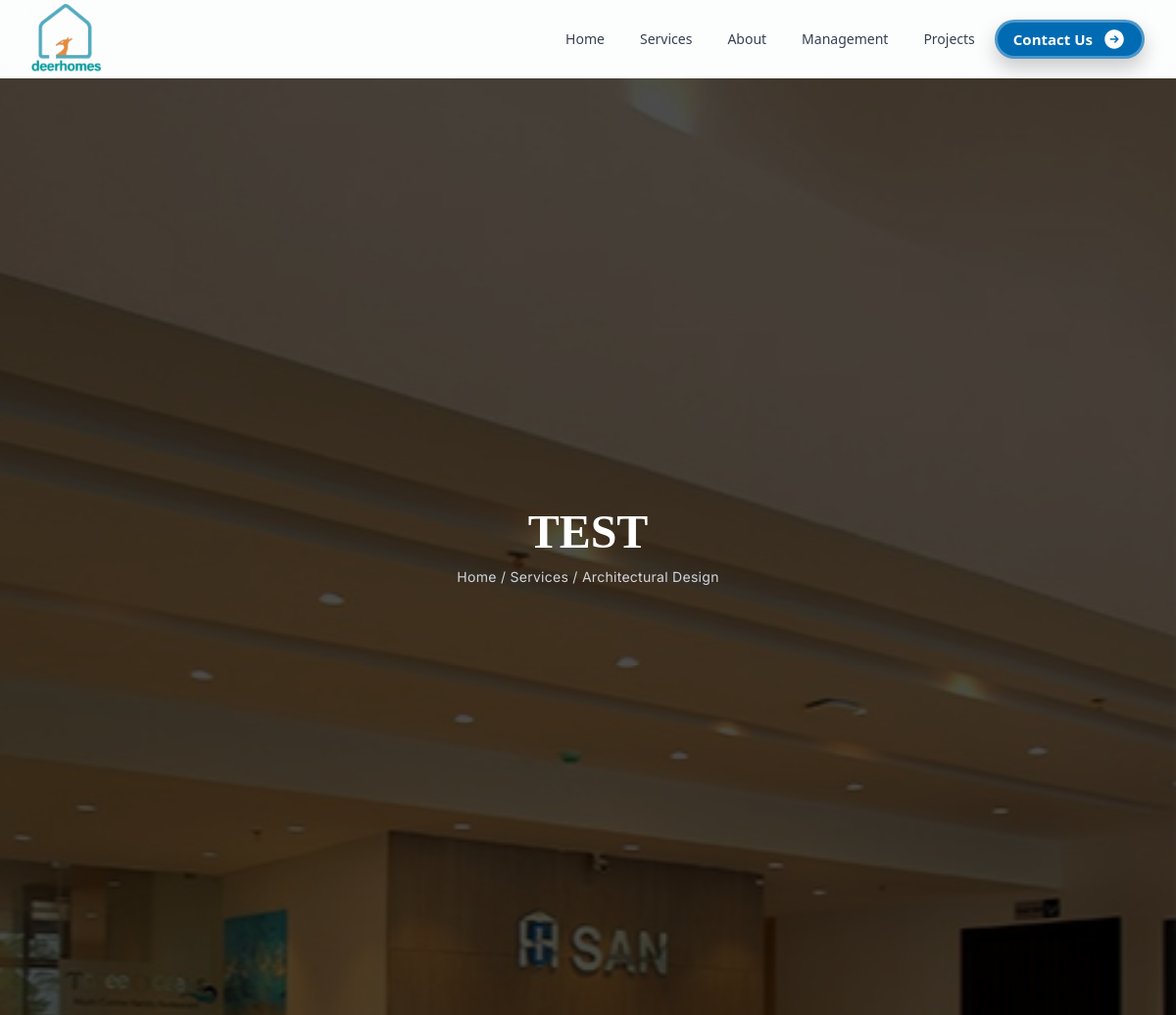
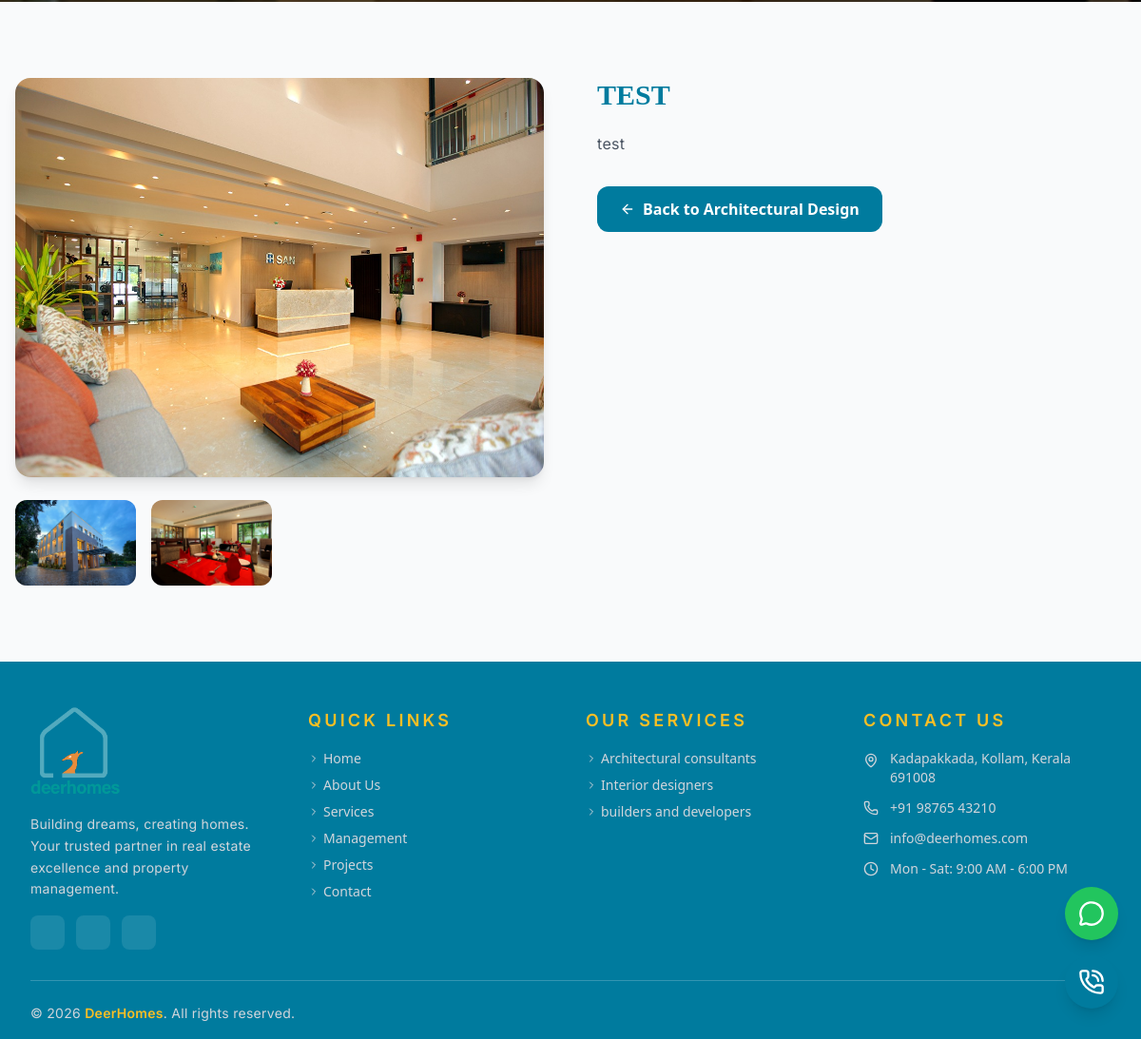
The app's page /service/2/, older data (2 pictures, top to bottom).
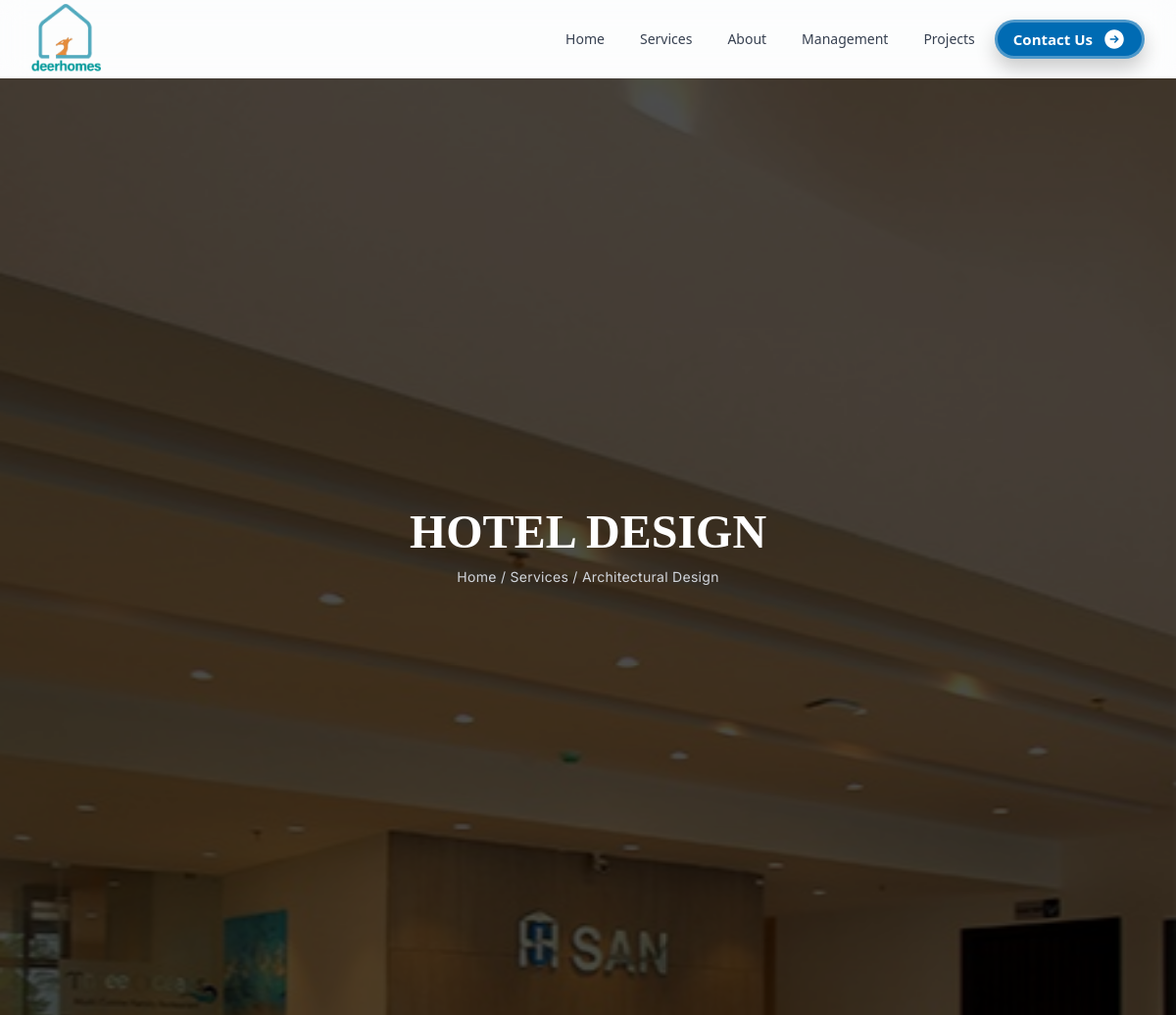
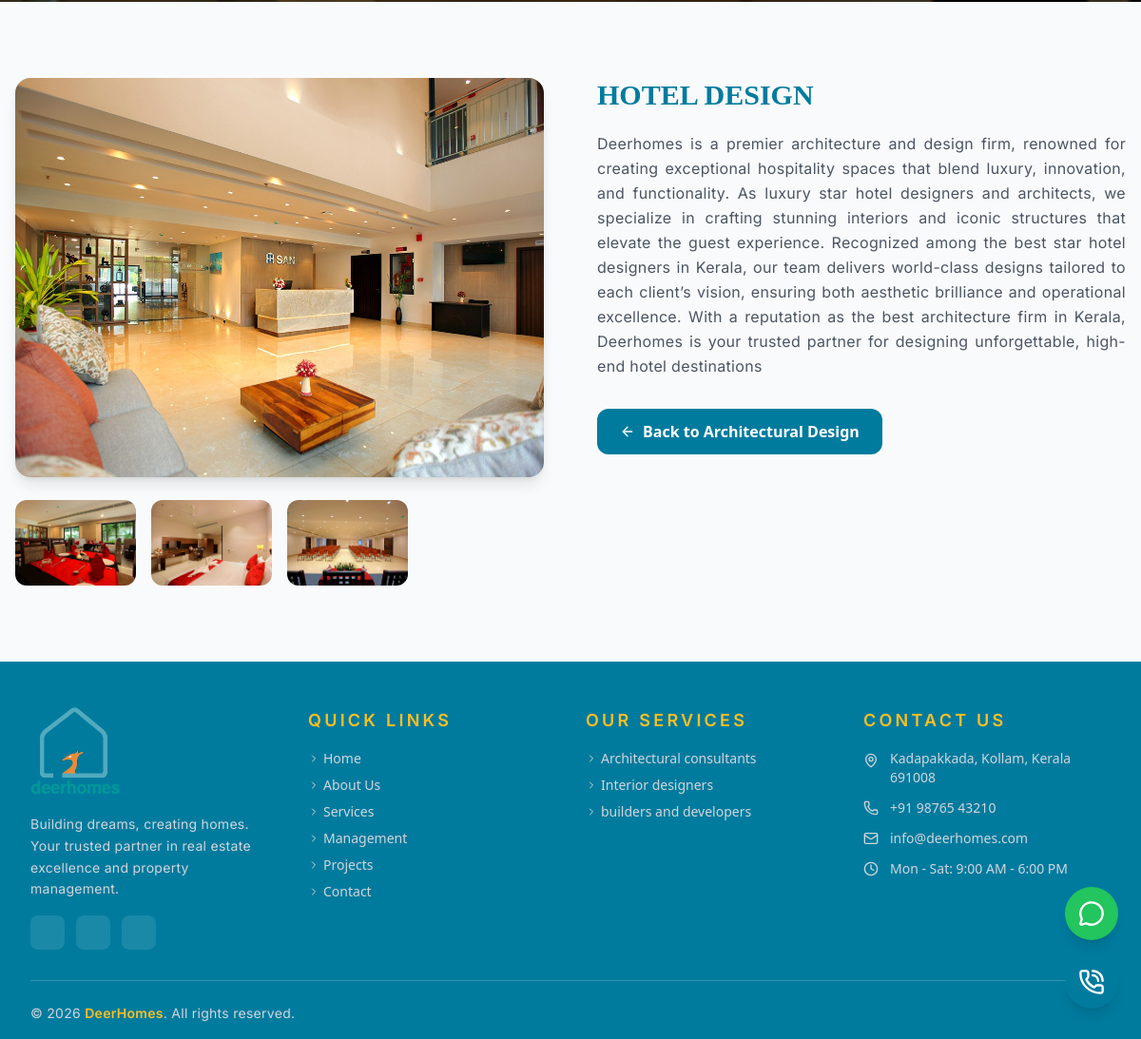
The same page, newer data (2 pictures, top to bottom).
### app/models.py (models this page shows, shortened)
class Service(models.Model):
    category = models.ForeignKey( ServiceCategory, on_delete=models.CASCADE, related_name='services')
    image1 = models.ImageField(upload_to='service_images/')
    image2 = models.ImageField(upload_to='service_images/', blank=True, null=True)
    image3 = models.ImageField(upload_to='service_images/', blank=True, null=True)
    image4 = models.ImageField(upload_to='service_images/', blank=True, null=True)
    image5 = models.ImageField(upload_to='service_images/', blank=True, null=True)
    title = models.CharField(max_length=255, blank=True, null=True)
    description = models.TextField(blank=True, null=True)

class ServiceCategory(models.Model):
    image = models.ImageField(upload_to='service_categories/')
    name = models.CharField(max_length=255)

### app/views.py (the view)
# urls.py: path('service/<int:id>/', views.service_detail, name='service_detail'),
def service_detail(request, id):
    service = get_object_or_404(Service, id=id)
    context = {
        'service': service
    }
    return render(request, 'service_detail.html', context)

### app/templates/service_detail.html (shortened to what this page needs)
{% extends 'base.html' %}
{% load static %}
{% block content %}
<section class="relative h-[30vh] md:h-[45vh] bg-fixed bg-cover bg-center"
    style="background-image:url('{{ service.image1.url }}')">
    <div class="absolute inset-0 bg-black/70"></div>
    <div class="relative z-10 flex items-center justify-center h-full text-center text-white px-4">
        <div>
            <h1 class="text-4xl md:text-5xl font-bold mb-3">{{ service.title }}</h1>
            <p class="text-gray-300 text-sm">
                <a href="/" class="hover:underline">Home</a> /
                <a href="{% url 'services' %}" class="hover:underline">Services</a> /
                <a href="{% url 'service_category_detail' service.category.id %}" class="hover:underline">
                    {{ service.category.name }}
                </a>
            </p>
        </div>
    </div>
</section>
<section class="py-20 px-4 bg-gray-50">
    <div class="max-w-7xl mx-auto grid lg:grid-cols-2 gap-14">
        <div>
            <div onclick="openGallery(0)"
                class="cursor-pointer overflow-hidden rounded-2xl shadow-lg mb-6">
                <img src="{{ service.image1.url }}"
                    class="w-full h-[420px] object-cover hover:scale-105 transition duration-500">
            </div>
            <div class="grid grid-cols-4 gap-4">
                {% if service.image2 %}
                <img onclick="openGallery(1)" src="{{ service.image2.url }}" class="thumb">
                {% endif %}
                {% if service.image3 %}
                <img onclick="openGallery(2)" src="{{ service.image3.url }}" class="thumb">
                {% endif %}
                {% if service.image4 %}
                <img onclick="openGallery(3)" src="{{ service.image4.url }}" class="thumb">
                {% endif %}
            </div>
        </div>
        <div>
            <h2 class="text-3xl font-bold text-blue mb-5">{{ service.title }}</h2>
            {% if service.description %}
            <p class="text-gray-600 leading-relaxed mb-8 text-justify">
                {{ service.description }}
            </p>
            {% endif %}
            <a href="{% url 'service_category_detail' service.category.id %}"
                class="inline-flex items-center gap-2 bg-blue text-white px-6 py-3 rounded-xl font-semibold hover:bg-blue-700 transition">
                <i data-lucide="arrow-left" class="w-4 h-4"></i>
                Back to {{ service.category.name }}
            </a>
        </div>
    </div>
</section>
{% endblock %}

### app/templates/base.html (shortened to what this page needs)
{% load static %}
<!DOCTYPE html>
<html lang="en">
<head>
  <script src="https://cdn.tailwindcss.com"></script>
  <link href="https://unpkg.com/aos@2.3.1/dist/aos.css" rel="stylesheet">
</head>
<div class="fixed bottom-8 right-6 flex flex-col items-end gap-4 z-50">
  <a href="https://wa.me/YOUR_NUMBER" target="_blank"
    class="flex items-center justify-center w-14 h-14 rounded-full bg-green-500 shadow-lg hover:bg-green-600 transition"
    title="Chat on WhatsApp">
    <i data-lucide="message-circle" class="w-7 h-7 text-white"></i>
  </a>
  <a href="tel:+911234567890"
    class="flex items-center justify-center w-14 h-14 rounded-full bg-blue shadow-lg hover:bg-blue transition"
    title="Call Us">
    <i data-lucide="phone-call" class="w-7 h-7 text-white"></i>
  </a>
</div>
<body class="flex flex-col min-h-screen bg-gray-50">
  <nav id="navbar" class="fixed top-0 left-0 w-full z-50 transition-all duration-300">
    <div class="backdrop-blur-md bg-white/50 ">
      <div class="max-w-7xl mx-auto px-4 sm:px-6 lg:px-8">
        <div class="flex items-center justify-between h-20">
          <a href="{% url 'home' %}" class="flex items-center space-x-3 group">
            <img src="{% static 'image/logo.png' %}" alt="DeerHomes Logo"
              class="h-20 py-1 w-auto transition-transform duration-300 group-hover:scale-105">
          </a>
          <div class="hidden lg:flex items-center space-x-1">
            <a href="{% url 'home' %}"
              class="px-4 py-2 text-sm font-medium text-gray-700 hover:text-blue hover:bg-blue/5 rounded-lg transition-all duration-200">Home</a>
            <a href="{% url 'services' %}"
              class="px-4 py-2 text-sm font-medium text-gray-700 hover:text-blue hover:bg-blue/5 rounded-lg transition-all duration-200">Services</a>
            <a href="{% url 'about' %}"
              class="px-4 py-2 text-sm font-medium text-gray-700 hover:text-blue hover:bg-blue/5 rounded-lg transition-all duration-200">About</a>
            <a href="{% url 'management' %}"
              class="px-4 py-2 text-sm font-medium text-gray-700 hover:text-blue hover:bg-blue/5 rounded-lg transition-all duration-200">Management</a>
            <a href="{% url 'projects' %}"
              class="px-4 py-2 text-sm font-medium text-gray-700 hover:text-blue hover:bg-blue/5 rounded-lg transition-all duration-200">Projects</a>
            <button class="button" onclick="window.location.href='/contact'">
              Contact Us
            </button>
          </div>
        </div>
      </div>
    </div>
  </nav>
  <div class="h-20"></div>
  <main class="flex-grow">
    {% block content %}{% endblock %}
  </main>
  <footer class="bg-blue text-white py-12 ">
    <div class="max-w-7xl mx-auto px-4 sm:px-6 lg:px-8">
      <div class="grid grid-cols-1 md:grid-cols-2 lg:grid-cols-4 gap-8 mb-8">
        <div class="space-y-4">
          <img src="{% static 'image/logo.png' %}" alt="DeerHomes Logo" class="h-24 w-auto">
          <p class="text-sm text-gray-300 leading-relaxed">Building dreams, creating homes. Your trusted partner in real
            estate excellence and property management.</p>
          <div class="flex items-center space-x-3">
            <a href="#"
              class="w-9 h-9 flex items-center justify-center bg-white/10 hover:bg-yellow hover:text-blue rounded-lg transition-all duration-200">
              <i data-lucide="facebook" class="w-4 h-4"></i>
            </a>
            <a href="#"
              class="w-9 h-9 flex items-center justify-center bg-white/10 hover:bg-yellow hover:text-blue rounded-lg transition-all duration-200">
              <i data-lucide="instagram" class="w-4 h-4"></i>
            </a>
            <a href="#"
              class="w-9 h-9 flex items-center justify-center bg-white/10 hover:bg-yellow hover:text-blue rounded-lg transition-all duration-200">
              <i data-lucide="youtube" class="w-4 h-4"></i>
            </a>
          </div>
        </div>
        <div class="space-y-4">
          <h5 class="text-lg font-semibold text-yellow">Quick Links</h5>
          <ul class="space-y-2">
            <li><a href="{% url 'home' %}"
                class="text-sm text-gray-300 hover:text-yellow transition-colors duration-200 flex items-center"><i
                  data-lucide="chevron-right" class="w-3 h-3 mr-1"></i> Home</a></li>
            <li><a href="{% url 'about' %}"
                class="text-sm text-gray-300 hover:text-yellow transition-colors duration-200 flex items-center"><i
                  data-lucide="chevron-right" class="w-3 h-3 mr-1"></i> About Us</a></li>
            <li><a href="{% url 'services' %}"
                class="text-sm text-gray-300 hover:text-yellow transition-colors duration-200 flex items-center"><i
                  data-lucide="chevron-right" class="w-3 h-3 mr-1"></i> Services</a></li>
            <li><a href="{% url 'management' %}"
                class="text-sm text-gray-300 hover:text-yellow transition-colors duration-200 flex items-center"><i
                  data-lucide="chevron-right" class="w-3 h-3 mr-1"></i> Management</a></li>
            <li><a href="{% url 'projects' %}"
                class="text-sm text-gray-300 hover:text-yellow transition-colors duration-200 flex items-center"><i
                  data-lucide="chevron-right" class="w-3 h-3 mr-1"></i> Projects</a></li>
            <li><a href="{% url 'contact' %}"
                class="text-sm text-gray-300 hover:text-yellow transition-colors duration-200 flex items-center"><i
                  data-lucide="chevron-right" class="w-3 h-3 mr-1"></i> Contact</a></li>
          </ul>
        </div>
        <div class="space-y-4">
          <h5 class="text-lg font-semibold text-yellow">Our Services</h5>
          <ul class="space-y-2">
            <li><a href="services/"
                class="text-sm text-gray-300 hover:text-yellow transition-colors duration-200 flex items-center"><i
                  data-lucide="chevron-right" class="w-3 h-3 mr-1"></i> Architectural consultants</a></li>
            <li><a href="services/"
                class="text-sm text-gray-300 hover:text-yellow transition-colors duration-200 flex items-center"><i
                  data-lucide="chevron-right" class="w-3 h-3 mr-1"></i> Interior designers</a></li>
            <li><a href="services/"
                class="text-sm text-gray-300 hover:text-yellow transition-colors duration-200 flex items-center"><i
                  data-lucide="chevron-right" class="w-3 h-3 mr-1"></i> builders and developers</a></li>
          </ul>
        </div>
        <div class="space-y-4">
          <h5 class="text-lg font-semibold text-yellow">Contact Us</h5>
          <ul class="space-y-3">
            <li class="flex items-start space-x-3 text-sm text-gray-300">
              <i data-lucide="map-pin" class="w-4 h-4 mt-1 flex-shrink-0"></i>
              <span>Kadapakkada, Kollam, Kerala 691008</span>
            </li>
            <li class="flex items-center space-x-3 text-sm text-gray-300">
              <i data-lucide="phone" class="w-4 h-4 flex-shrink-0"></i>
              <a href="tel:+919876543210" class="hover:text-yellow transition-colors duration-200">+91 98765 43210</a>
            </li>
            <li class="flex items-center space-x-3 text-sm text-gray-300">
              <i data-lucide="mail" class="w-4 h-4 flex-shrink-0"></i>
              <a href="mailto:info@deerhomes.com"
                class="hover:text-yellow transition-colors duration-200">info@deerhomes.com</a>
            </li>
            <li class="flex items-center space-x-3 text-sm text-gray-300">
              <i data-lucide="clock" class="w-4 h-4 flex-shrink-0"></i>
              <span>Mon - Sat: 9:00 AM - 6:00 PM</span>
            </li>
          </ul>
        </div>
      </div>
      <div class="border-t border-white/20 pt-6">
        <div class="flex flex-col md:flex-row justify-between items-center space-y-3 md:space-y-0">
          <p class="text-sm text-gray-300">&copy; {% now "Y" %} <span class="text-yellow font-semibold">DeerHomes</span>. All
            rights reserved.</p>
        </div>
      </div>
    </div>
  </footer>
</body>
</html>

### app/templates/base.html (style rules this page uses)
html ,body { margin: 0; padding: 0; overflow-x: hidden; }
h1, h2, h3, h4 { font-family: 'Playfair Display', serif; font-weight: 500; text-transform: uppercase; }
h5, h6 { font-family: 'Inter', sans-serif; font-weight: 400; letter-spacing: 0.18em; text-transform: uppercase; color: #6b6b6b; margin-bottom: 1.2em; }
p { font-family: 'Inter', sans-serif; font-size: 16px; font-weight: 400; line-height: 1.8; color: #4a4a4a; letter-spacing: 0.02em; margin-bottom: 1.4em; }
.button { position: relative; transition: all 0.3s ease-in-out; box-shadow: 0px 10px 20px rgba(0, 0, 0, 0.2); padding-block: 0.3rem; padding-inline: 1rem; background-color: rgb(0 107 179); border-radius: 9999px; display: flex; align-items: center; justify-content: center; color: #ffff; gap: 10px; font-weight: bold; border: 3px solid #ffffff4d; outline: none; overflow: hidden; font-size: 15px; cursor: pointer; }
.icon { width: 24px; height: 24px; transition: all 0.3s ease-in-out; }
.button::before { content: ""; position: absolute; width: 100px; height: 100%; background-image: linear-gradient(120deg, rgba(255, 255, 255, 0) 30%, rgba(255, 255, 255, 0.8), rgba(255, 255, 255, 0) 70%); top: 0; left: -100px; opacity: 0.6; }

### app/templates/service_detail.html (style rules this page uses)
.thumb { cursor: pointer; border-radius: 12px; height: 90px; width: 100%; object-fit: cover; transition: transform .3s; }

Row changes from the older to the newer data that the page shows:
changed Service "Architectural Design": title "TEST" → "HOTEL DESIGN"; image2: a different picture; image3: a different picture; image4: picture added; description "test" → "Deerhomes is a premier architecture and design firm, renowned for creating exceptional hospitality spaces that blend luxury, innovation, and functionality. As luxury star hotel designers and architects, we specialize in crafting stunning interiors and iconic structures that elevate the guest experience. Recognized among the best star hotel designers in Kerala, our team delivers world-class designs tailored to each client’s vision, ensuring both aesthetic brilliance and operational excellence. With a reputation as the best architecture firm in Kerala, Deerhomes is your trusted partner for designing unforgettable, high-end hotel destinations"
